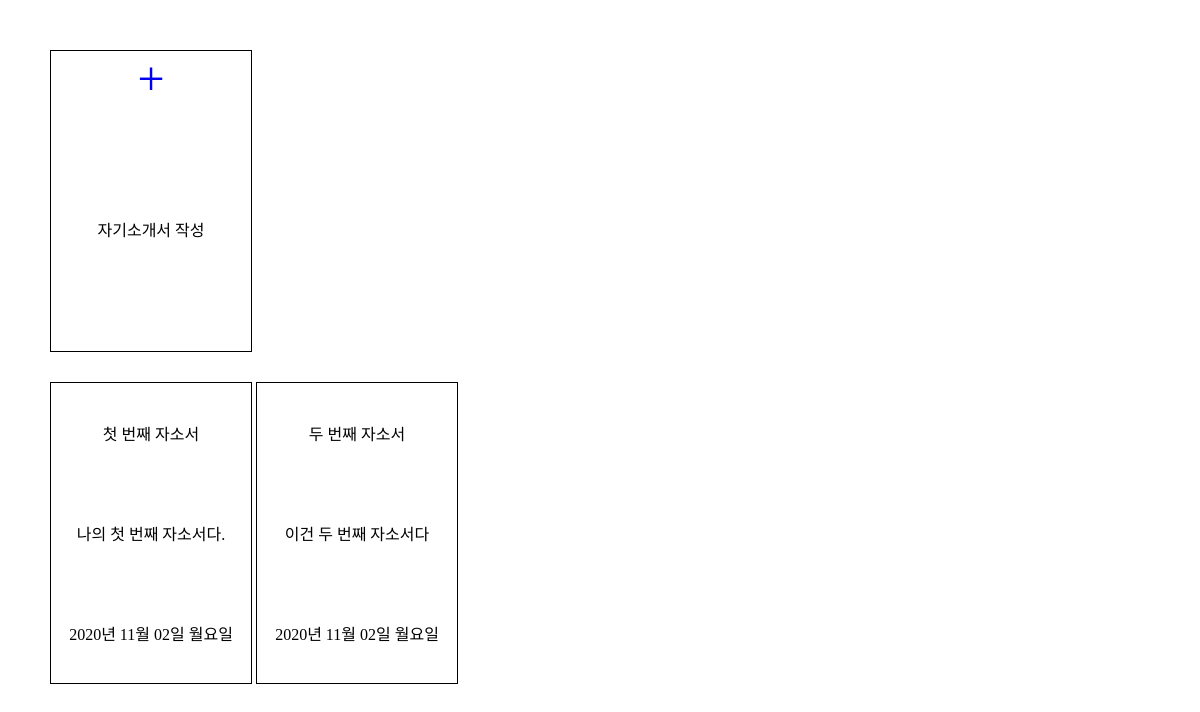
Before: / with the older database file.
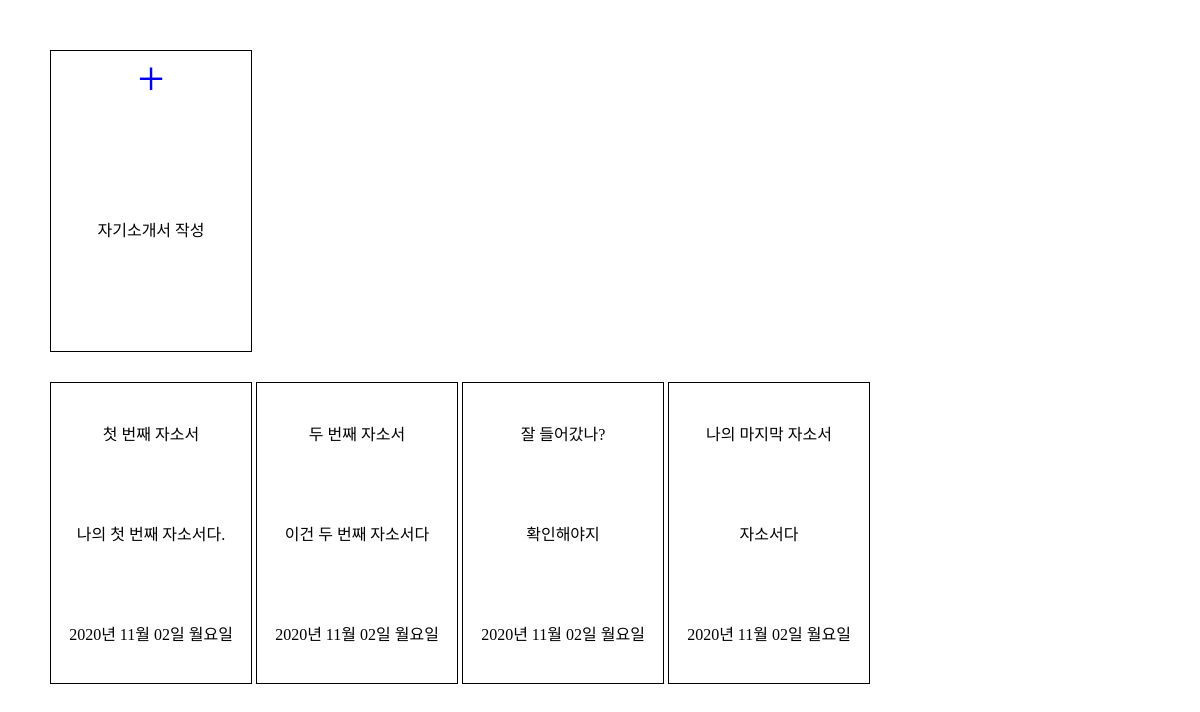
After: the same page with the newer database file.
### main/models.py (models this page shows)
class Jasoseol(models.Model):
    title = models.CharField(max_length=50)
    content = models.TextField()
    updated_at = models.DateTimeField(auto_now=True)

### main/views.py (the view)
# urls.py: path('', index, name="index"),
def index(request):
    all_jss = Jasoseol.objects.all()
    return render(request, 'index.html', {'all_jss' : all_jss})

### main/templates/index.html (shortened to what this page needs)
{% load static %}
<!DOCTYPE html>
<html lang="en">
<head>
    <link rel="stylesheet" types="text/css" href="{% static 'css/index.css' %}" />
</head>
<body>
    <div class="make_jss">
        <a href="{% url 'create' %}">
            <div class="plus_btn">
                +
            </div>
        </a>
        <p>자기소개서 작성</p>
    </div>
    {% for jss in all_jss %}
    <div class="all_jss">
        <p>{{jss.title}}</p>
        <p>{{jss.content}}</p>
        <p>{{jss.updated_at|date:"Y년 m월 d일 D"}}</p>
    </div>
    {% endfor %}
</body>
</html>

### main/static/css/index.css (style rules this page uses)
body { margin: 0; padding: 50px; }
a { text-decoration: none; }
.make_jss, .all_jss { width: 200px; height: 300px; border: 1px solid black; display: flex; flex-direction: column; align-items: center; margin-bottom: 30px; }
.all_jss { display: inline-flex; }
.plus_btn { flex: 1; display: flex; align-items: center; font-size: 3rem; }
p { flex: 1; display: flex; align-items: center; }

Changed rows visible on the page:
added Jasoseol: title "잘 들어갔나?", content "확인해야지", updated_at "2020년 11월 02일 월요일"
added Jasoseol: title "나의 마지막 자소서", content "자소서다", updated_at "2020년 11월 02일 월요일"
